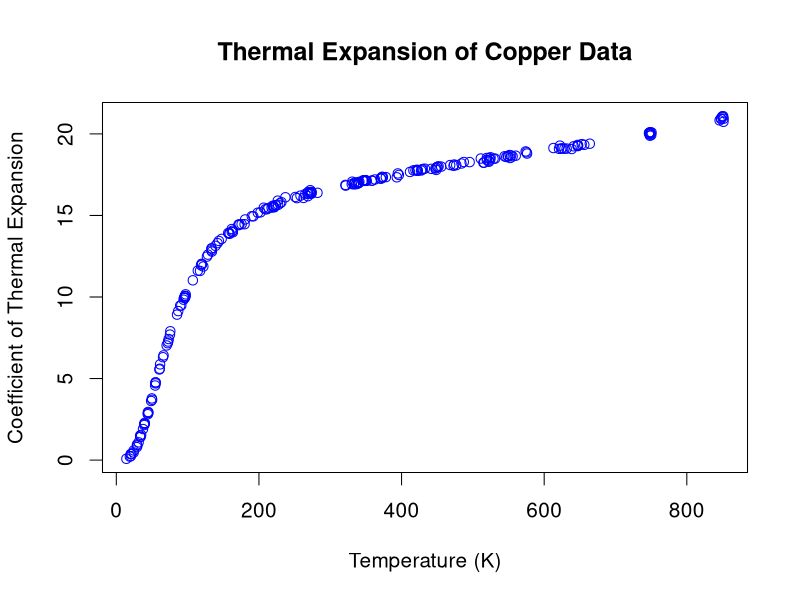
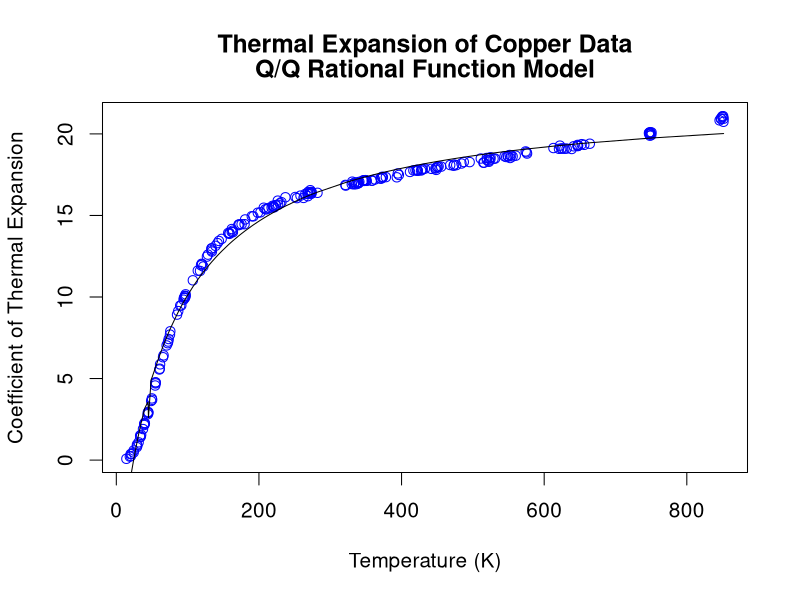
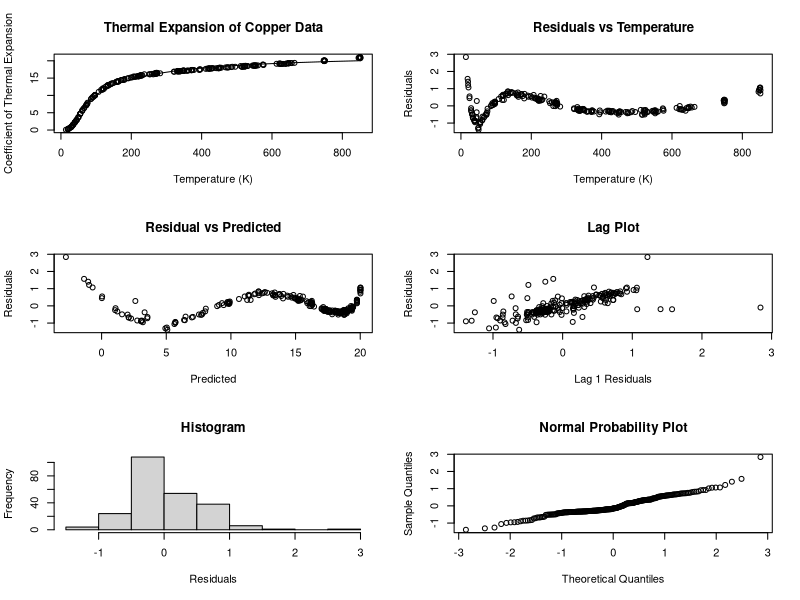
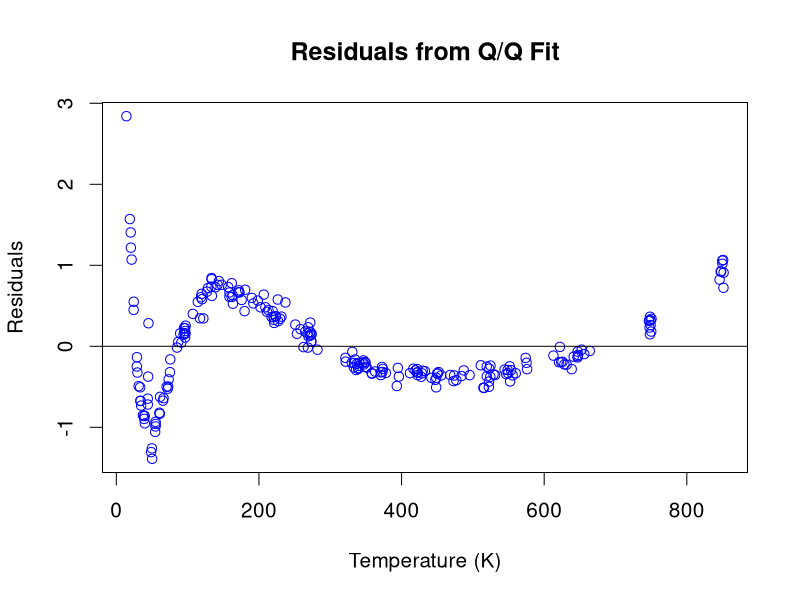
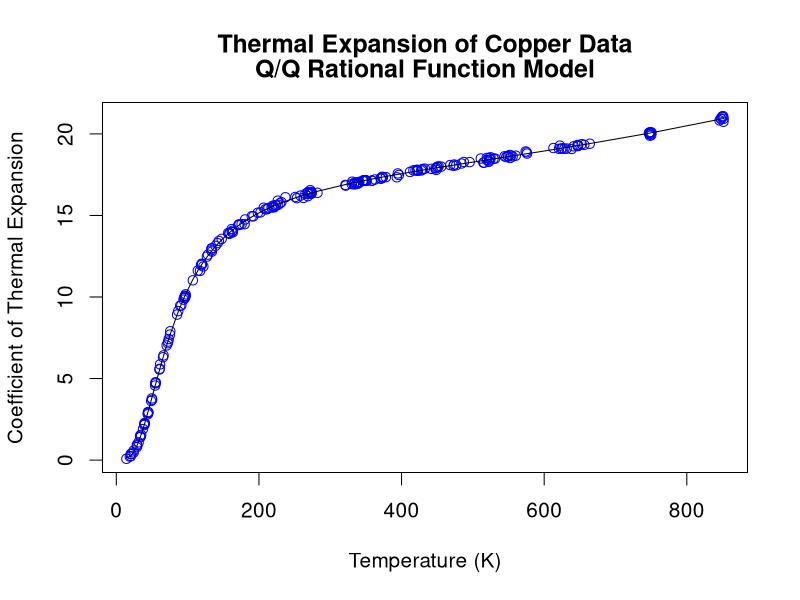
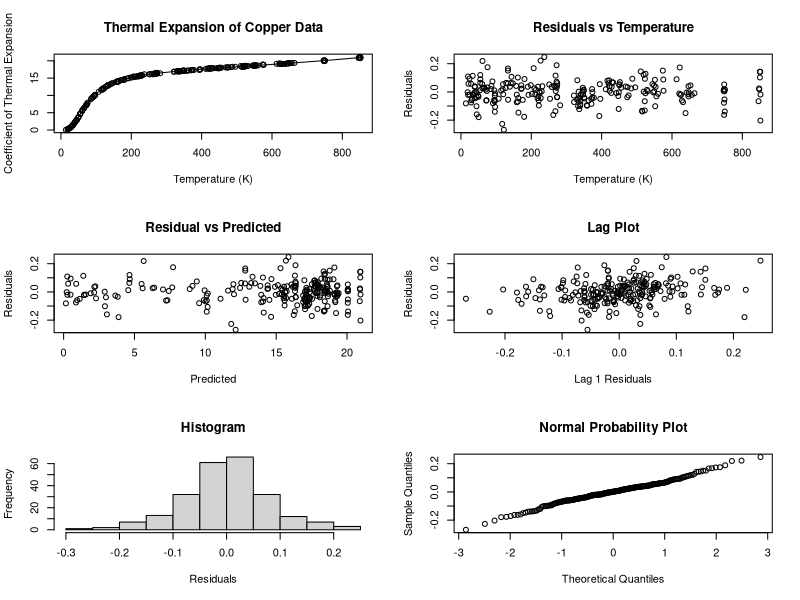
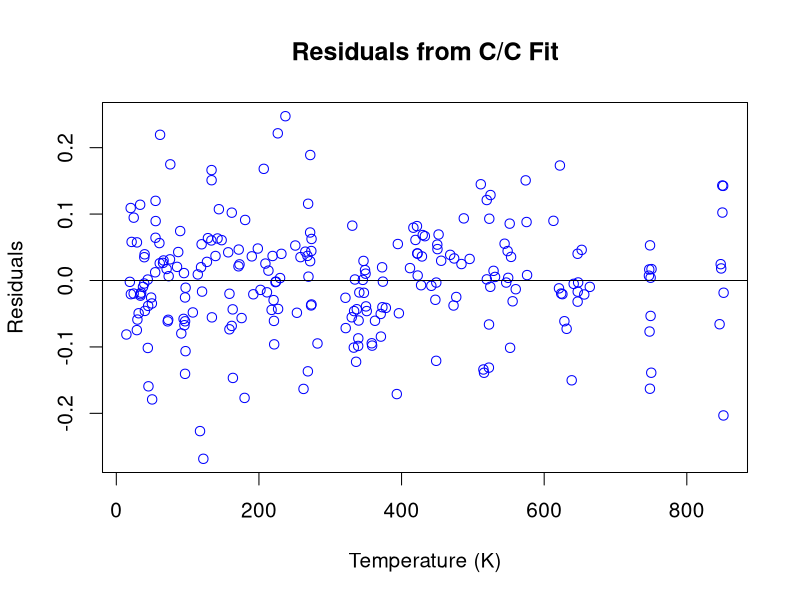

Here is the R script that generated these plots, in order:
#!/usr/bin/env Rscript
DATAPATH <- Sys.getenv("DATAPATH")

#R commands and output:

## Thermal expansion of copper case study

## Create vector with dependent variable, coefficient of thermal expansion
tec = c(0.591,1.547,2.902,2.894,4.703,6.307,7.030,7.898,9.470,9.484,10.072,
      10.163,11.615,12.005,12.478,12.982,12.970,13.926,14.452,14.404,
      15.190,15.550,15.528,15.499,16.131,16.438,16.387,16.549,16.872,
      16.830,16.926,16.907,16.966,17.060,17.122,17.311,17.355,17.668,
      17.767,17.803,17.765,17.768,17.736,17.858,17.877,17.912,18.046,
      18.085,18.291,18.357,18.426,18.584,18.610,18.870,18.795,19.111,
      0.367,0.796,0.892,1.903,2.150,3.697,5.870,6.421,7.422,9.944,11.023,
      11.870,12.786,14.067,13.974,14.462,14.464,15.381,15.483,15.590,
      16.075,16.347,16.181,16.915,17.003,16.978,17.756,17.808,17.868,
      18.481,18.486,19.090,16.062,16.337,16.345,16.388,17.159,17.116,
      17.164,17.123,17.979,17.974,18.007,17.993,18.523,18.669,18.617,
      19.371,19.330,0.080,0.248,1.089,1.418,2.278,3.624,4.574,5.556,
      7.267,7.695,9.136,9.959,9.957,11.600,13.138,13.564,13.871,13.994,
      14.947,15.473,15.379,15.455,15.908,16.114,17.071,17.135,17.282,
      17.368,17.483,17.764,18.185,18.271,18.236,18.237,18.523,18.627,
      18.665,19.086,0.214,0.943,1.429,2.241,2.951,3.782,4.757,5.602,
      7.169,8.920,10.055,12.035,12.861,13.436,14.167,14.755,15.168,
      15.651,15.746,16.216,16.445,16.965,17.121,17.206,17.250,17.339,
      17.793,18.123,18.490,18.566,18.645,18.706,18.924,19.100,0.375,
      0.471,1.504,2.204,2.813,4.765,9.835,10.040,11.946,12.596,13.303,
      13.922,14.440,14.951,15.627,15.639,15.814,16.315,16.334,16.430,
      16.423,17.024,17.009,17.165,17.134,17.349,17.576,17.848,18.090,
      18.276,18.404,18.519,19.133,19.074,19.239,19.280,19.101,19.398,
      19.252,19.890,20.007,19.929,19.268,19.324,20.049,20.107,20.062,
      20.065,19.286,19.972,20.088,20.743,20.830,20.935,21.035,20.930,
      21.074,21.085,20.935)

## Create vector with independent variable, temperature (K)
temp = c(24.41,34.82,44.09,45.07,54.98,65.51,70.53,75.70,89.57,91.14,96.40,
      97.19,114.26,120.25,127.08,133.55,133.61,158.67,172.74,171.31,
      202.14,220.55,221.05,221.39,250.99,268.99,271.80,271.97,321.31,
      321.69,330.14,333.03,333.47,340.77,345.65,373.11,373.79,411.82,
      419.51,421.59,422.02,422.47,422.61,441.75,447.41,448.70,472.89,
      476.69,522.47,522.62,524.43,546.75,549.53,575.29,576.00,625.55,
      20.15,28.78,29.57,37.41,39.12,50.24,61.38,66.25,73.42,95.52,
      107.32,122.04,134.03,163.19,163.48,175.70,179.86,211.27,217.78,
      219.14,262.52,268.01,268.62,336.25,337.23,339.33,427.38,428.58,
      432.68,528.99,531.08,628.34,253.24,273.13,273.66,282.10,346.62,
      347.19,348.78,351.18,450.10,450.35,451.92,455.56,552.22,553.56,
      555.74,652.59,656.20,14.13,20.41,31.30,33.84,39.70,48.83,54.50,
      60.41,72.77,75.25,86.84,94.88,96.40,117.37,139.08,147.73,158.63,
      161.84,192.11,206.76,209.07,213.32,226.44,237.12,330.90,358.72,
      370.77,372.72,396.24,416.59,484.02,495.47,514.78,515.65,519.47,
      544.47,560.11,620.77,18.97,28.93,33.91,40.03,44.66,49.87,55.16,
      60.90,72.08,85.15,97.06,119.63,133.27,143.84,161.91,180.67,
      198.44,226.86,229.65,258.27,273.77,339.15,350.13,362.75,371.03,
      393.32,448.53,473.78,511.12,524.70,548.75,551.64,574.02,623.86,
      21.46,24.33,33.43,39.22,44.18,55.02,94.33,96.44,118.82,128.48,
      141.94,156.92,171.65,190.00,223.26,223.88,231.50,265.05,269.44,
      271.78,273.46,334.61,339.79,349.52,358.18,377.98,394.77,429.66,
      468.22,487.27,519.54,523.03,612.99,638.59,641.36,622.05,631.50,
      663.97,646.90,748.29,749.21,750.14,647.04,646.89,746.90,748.43,
      747.35,749.27,647.61,747.78,750.51,851.37,845.97,847.54,849.93,
      851.61,849.75,850.98,848.23)

## Determine number of observations
len = length(tec)

## Save labels for plots
xax = "Temperature (K)"
yax = "Coefficient of Thermal Expansion"
ttl = "Thermal Expansion of Copper Data"
ttl2 = "Q/Q Rational Function Model"

## Plot the data
par(mfrow=c(1,1),cex=1.25)
plot(temp,tec,xlab=xax,ylab=yax,main=ttl,col="blue")

## Starting values for Q/Q model
x = c(10,50,120,200,800)
y = c(0,5,12,15,20)
x2 = x*x
xy = -x*y
x2y = -(x*x*y)
sout = lm(y~x+x2+xy+x2y)
stc = sout$coef
stc

#>   (Intercept)             x            x2            xy           x2y 
#> -3.0054502985  0.3688294835 -0.0068284454 -0.0112341033 -0.0003061251 

## Fit Q/Q model
out = nls(tec ~ (a0 + a1*temp + a2*temp**2)/(1 + b1*temp + b2*temp**2),
    start=list(a0=stc[1],a1=stc[2],a2=stc[3],b1=stc[4],b2=stc[5]))
outs = summary(out)
outs

#> Formula: tec ~ (a0 + a1 * temp + a2 * temp^2)/(1 + b1 * temp + b2 * temp^2)
#>
#> Parameters:
#>      Estimate Std. Error t value Pr(#>|t|)    
#> a0 -8.028e+00  3.988e-01  -20.13   <2e-16 ***
#> a1  5.083e-01  1.930e-02   26.33   <2e-16 ***
#> a2 -7.307e-03  2.463e-04  -29.67   <2e-16 ***
#> b1 -7.040e-03  5.235e-04  -13.45   <2e-16 ***
#> b2 -3.288e-04  1.242e-05  -26.47   <2e-16 ***
#> ---
#> Signif. codes:  0 '***' 0.001 '**' 0.01 '*' 0.05 '.' 0.1 ' ' 1 
#>
#> Residual standard error: 0.5501 on 231 degrees of freedom

## Save fit information for plotting
pred = tec - outs$resid
dfout = data.frame(pred,temp)
dfout = dfout[order(temp),]

## Plot data and predicted curve
par(mfrow=c(1,1),cex=1.25)
plot(temp,tec,xlab=xax,ylab=yax,col="blue")
lines(dfout$temp,dfout$pred)
title(ttl,line=2)
title(ttl2,line=1)

## Residual 6-plot
par(mfrow=c(3,2))
plot(temp,tec,xlab=xax, ylab=yax, main=ttl)
lines(dfout$temp,dfout$pred)
plot(temp,outs$resid, ylab="Residuals", xlab="Temperature (K)",
     main="Residuals vs Temperature")
plot(pred,outs$resid, ylab="Residuals", xlab="Predicted",
     main="Residual vs Predicted")
plot(outs$resid[2:len],outs$resid[1:len-1], ylab="Residuals",
     xlab="Lag 1 Residuals", main="Lag Plot")
hist(outs$resid, ylab="Frequency", xlab="Residuals", 
     main="Histogram")
qqnorm(outs$resid, main="Normal Probability Plot")

## Isolate residual plot
par(mfrow=c(1,1),cex=1.25)
plot(temp,outs$resid, ylab="Residuals", xlab="Temperature (K)",
     main="Residuals from Q/Q Fit", col="blue")
abline(h=0)

## Generate starting values for C/C model
x = c(10,30,40,50,120,200,800)
y = c(0,2,3,5,12,15,20)
x2 = x*x
x3 = x*x*x
xy = -x*y
x2y = -(x*x*y)
x3y = -(x*x*x*y)
sout = lm(y~x+x2+x3+xy+x2y+x3y)
stc = sout$coef
stc

#>   (Intercept)             x            x2            x3            xy 
#> -2.323648e+00  3.530298e-01 -1.383334e-02  1.766845e-04 -3.395949e-02 
#>           x2y           x3y 
#>  1.100686e-04  7.910518e-06 

## Fit C/C model
out = nls(tec ~ (a0 + a1*temp + a2*temp**2 + a3*temp**3)/
          (1 + b1*temp + b2*temp**2 + b3*temp**3),
      start=list(a0=stc[1],a1=stc[2],a2=stc[3],a3=stc[4],
               b1=stc[5],b2=stc[6],b3=stc[7]))
outs = summary(out)
outs

#> Formula: tec ~ (a0 + a1 * temp + a2 * temp^2 + a3 * temp^3)/(1 + b1 * 
#>     temp + b2 * temp^2 + b3 * temp^3)
#>
#> Parameters:
#>      Estimate Std. Error t value Pr(#>|t|)    
#> a0  1.078e+00  1.707e-01   6.313 1.40e-09 ***
#> a1 -1.227e-01  1.200e-02 -10.224  < 2e-16 ***
#> a2  4.086e-03  2.251e-04  18.155  < 2e-16 ***
#> a3 -1.426e-06  2.758e-07  -5.172 5.06e-07 ***
#> b1 -5.761e-03  2.471e-04 -23.312  < 2e-16 ***
#> b2  2.405e-04  1.045e-05  23.019  < 2e-16 ***
#> b3 -1.231e-07  1.303e-08  -9.453  < 2e-16 ***
#> ---
#> Signif. codes:  0 '***' 0.001 '**' 0.01 '*' 0.05 '.' 0.1 ' ' 1 
#>
#> Residual standard error: 0.0818 on 229 degrees of freedom

## Save fit information for plotting
pred = tec - outs$resid
dfout = data.frame(pred,temp)
dfout = dfout[order(temp),]

## Plot data and predicted curve
par(mfrow=c(1,1),cex=1.25)
plot(temp,tec,xlab=xax,ylab=yax,col="blue")
lines(dfout$temp,dfout$pred)
title(ttl,line=2)
title(ttl2,line=1)

## Residual 6-plot
par(mfrow=c(3,2))
plot(temp,tec,xlab=xax, ylab=yax, main=ttl)
lines(dfout$temp,dfout$pred)
plot(temp,outs$resid, ylab="Residuals", xlab="Temperature (K)",
     main="Residuals vs Temperature")
plot(pred,outs$resid, ylab="Residuals", xlab="Predicted",
     main="Residual vs Predicted")
plot(outs$resid[2:len],outs$resid[1:len-1], ylab="Residuals",
     xlab="Lag 1 Residuals", main="Lag Plot")
hist(outs$resid, ylab="Frequency", xlab="Residuals", 
     main="Histogram")
qqnorm(outs$resid, main="Normal Probability Plot")

## Isolate residual plot
par(mfrow=c(1,1),cex=1.25)
plot(temp,outs$resid, ylab="Residuals", xlab="Temperature (K)",
     main="Residuals from C/C Fit",col="blue")
abline(h=0)








